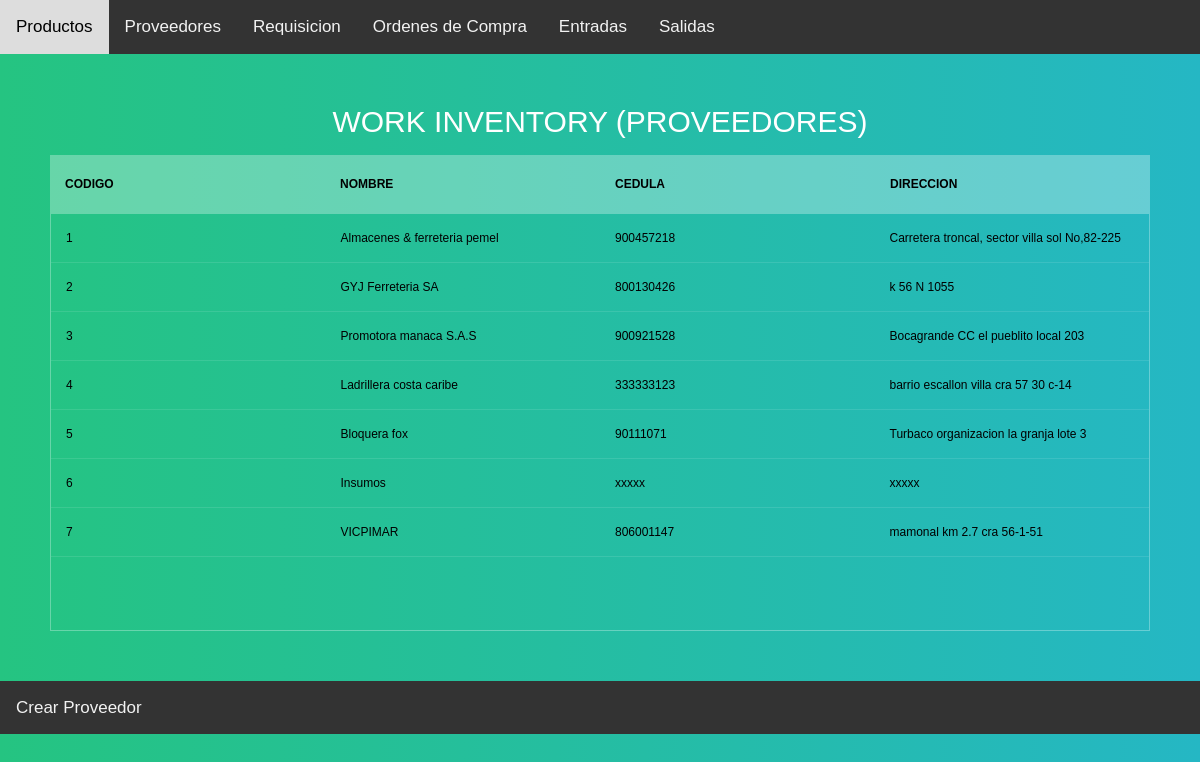
Page /Provider on the committed database.
### models.py (models this page shows)
class Provider(db.Model):
    __tablename__="Provider"
    Identifier = db.Column(db.String(100), primary_key=True)
    Name = db.Column(db.String(100))
    Ced = db.Column(db.String(100))
    Address = db.Column(db.String(100))
    Buy_Order= db.relationship('Buy_order', backref='Provider')
    Requisition= db.relationship('Requisition', backref='Provider')
    Entrada = db.relationship('Tickets')

### app.py (the view)
@app.route('/Provider', methods=['GET'])
def Provider_table():
    if request.method == 'GET':
        Provider_data = {}
        for ID,Name,Ced,Address in  db.session.query(Provider.Identifier,Provider.Name,Provider.Ced,Provider.Address):
                Temp = {}
                Temp['ID'] = ID
                Temp['Name'] = Name
                Temp['Ced'] = Ced
                Temp['Address'] = Address
                Provider_data[ID] = Temp
    return render_template('Provider.html', Inventory = Provider_data)

### templates/Provider.html
{% extends  'Header.html' %}
{% block content %}
    <section>
  <h1>Work inventory (PROVEEDORES)</h1>
  <div class="tbl-header">
    <table cellpadding="0" cellspacing="0" border="0">
      <thead>
        <tr>
          <tr >
            <th>Codigo</th>
            <th>Nombre</th>
            <th>Cedula</th>
            <th>Direccion</th>
        </tr>
      </thead>
    </table>
  </div>
  <div class="tbl-content">
    <table cellpadding="0" cellspacing="0" border="0">
      <tbody>
        {% for key in Inventory.keys() %}
          <tr>
            <td>{{Inventory[key]['ID']}}</td>
            <td>{{Inventory[key]['Name']}}</td>
            <td>{{Inventory[key]['Ced']}}</td>
            <td>{{Inventory[key]['Address']}}</td>
          </tr>
        {% endfor %}
      </tbody>
    </table>
  </div>
</section>
    {% endblock %}
  {% block footer %}
  <div class="topnav">
    <a href="http://127.0.0.1:8888/Create_Provider">Crear Proveedor</a>
    </div>
  {% endblock%}

### templates/Header.html (style rules this page uses)
h1 { font-size: 30px; color: #fff; text-transform: uppercase; font-weight: 300; text-align: center; margin-bottom: 15px; }
table { width:100%; table-layout: fixed; }
.tbl-header { background-color: rgba(255,255,255,0.3); }
.tbl-content { height: 418px; overflow-x:auto; margin-top: 0px; border: 1px solid rgba(255,255,255,0.3); }
th { padding: 20px 15px; text-align: left; font-weight: 600; font-size: 12px; color: #000000; text-transform: uppercase; }
td { padding: 15px; text-align: left; vertical-align:middle; font-weight: 500; font-size: 12px; color: #000000; border-bottom: solid 1px rgba(255,255,255,0.1); }
body { background: -webkit-linear-gradient(left, #25c481, #25b7c4); background: linear-gradient(to right, #25c481, #25b7c4); font-family: 'Roboto', sans-serif; }
section { margin: 50px; }
body { margin: 0; font-family: Arial, Helvetica, sans-serif; }
.topnav { overflow: hidden; background-color: #333; }
.topnav a { float: left; color: #f2f2f2; text-align: center; padding: 14px 16px; text-decoration: none; font-size: 17px; }

### rows in the picture
Provider: Name "Almacenes & ferreteria pemel", Ced "900457218", Address "Carretera troncal, sector villa sol No,82-225"
Provider: Name "GYJ Ferreteria SA", Ced "800130426", Address "k 56 N 1055"
Provider: Name "Promotora manaca S.A.S", Ced "900921528", Address "Bocagrande CC el pueblito local 203"
Provider: Name "Ladrillera costa caribe", Ced "333333123", Address "barrio escallon villa cra 57 30 c-14"
Provider: Name "Bloquera fox", Ced "90111071", Address "Turbaco organizacion la granja lote 3"
Provider: Name "Insumos", Ced "xxxxx", Address "xxxxx"
Provider: Name "VICPIMAR", Ced "806001147", Address "mamonal km 2.7 cra 56-1-51"

### other values in the picture
{{ Inventory[key]['ID'] }} "1" "2" "3" "4" "5" "6" "7"
